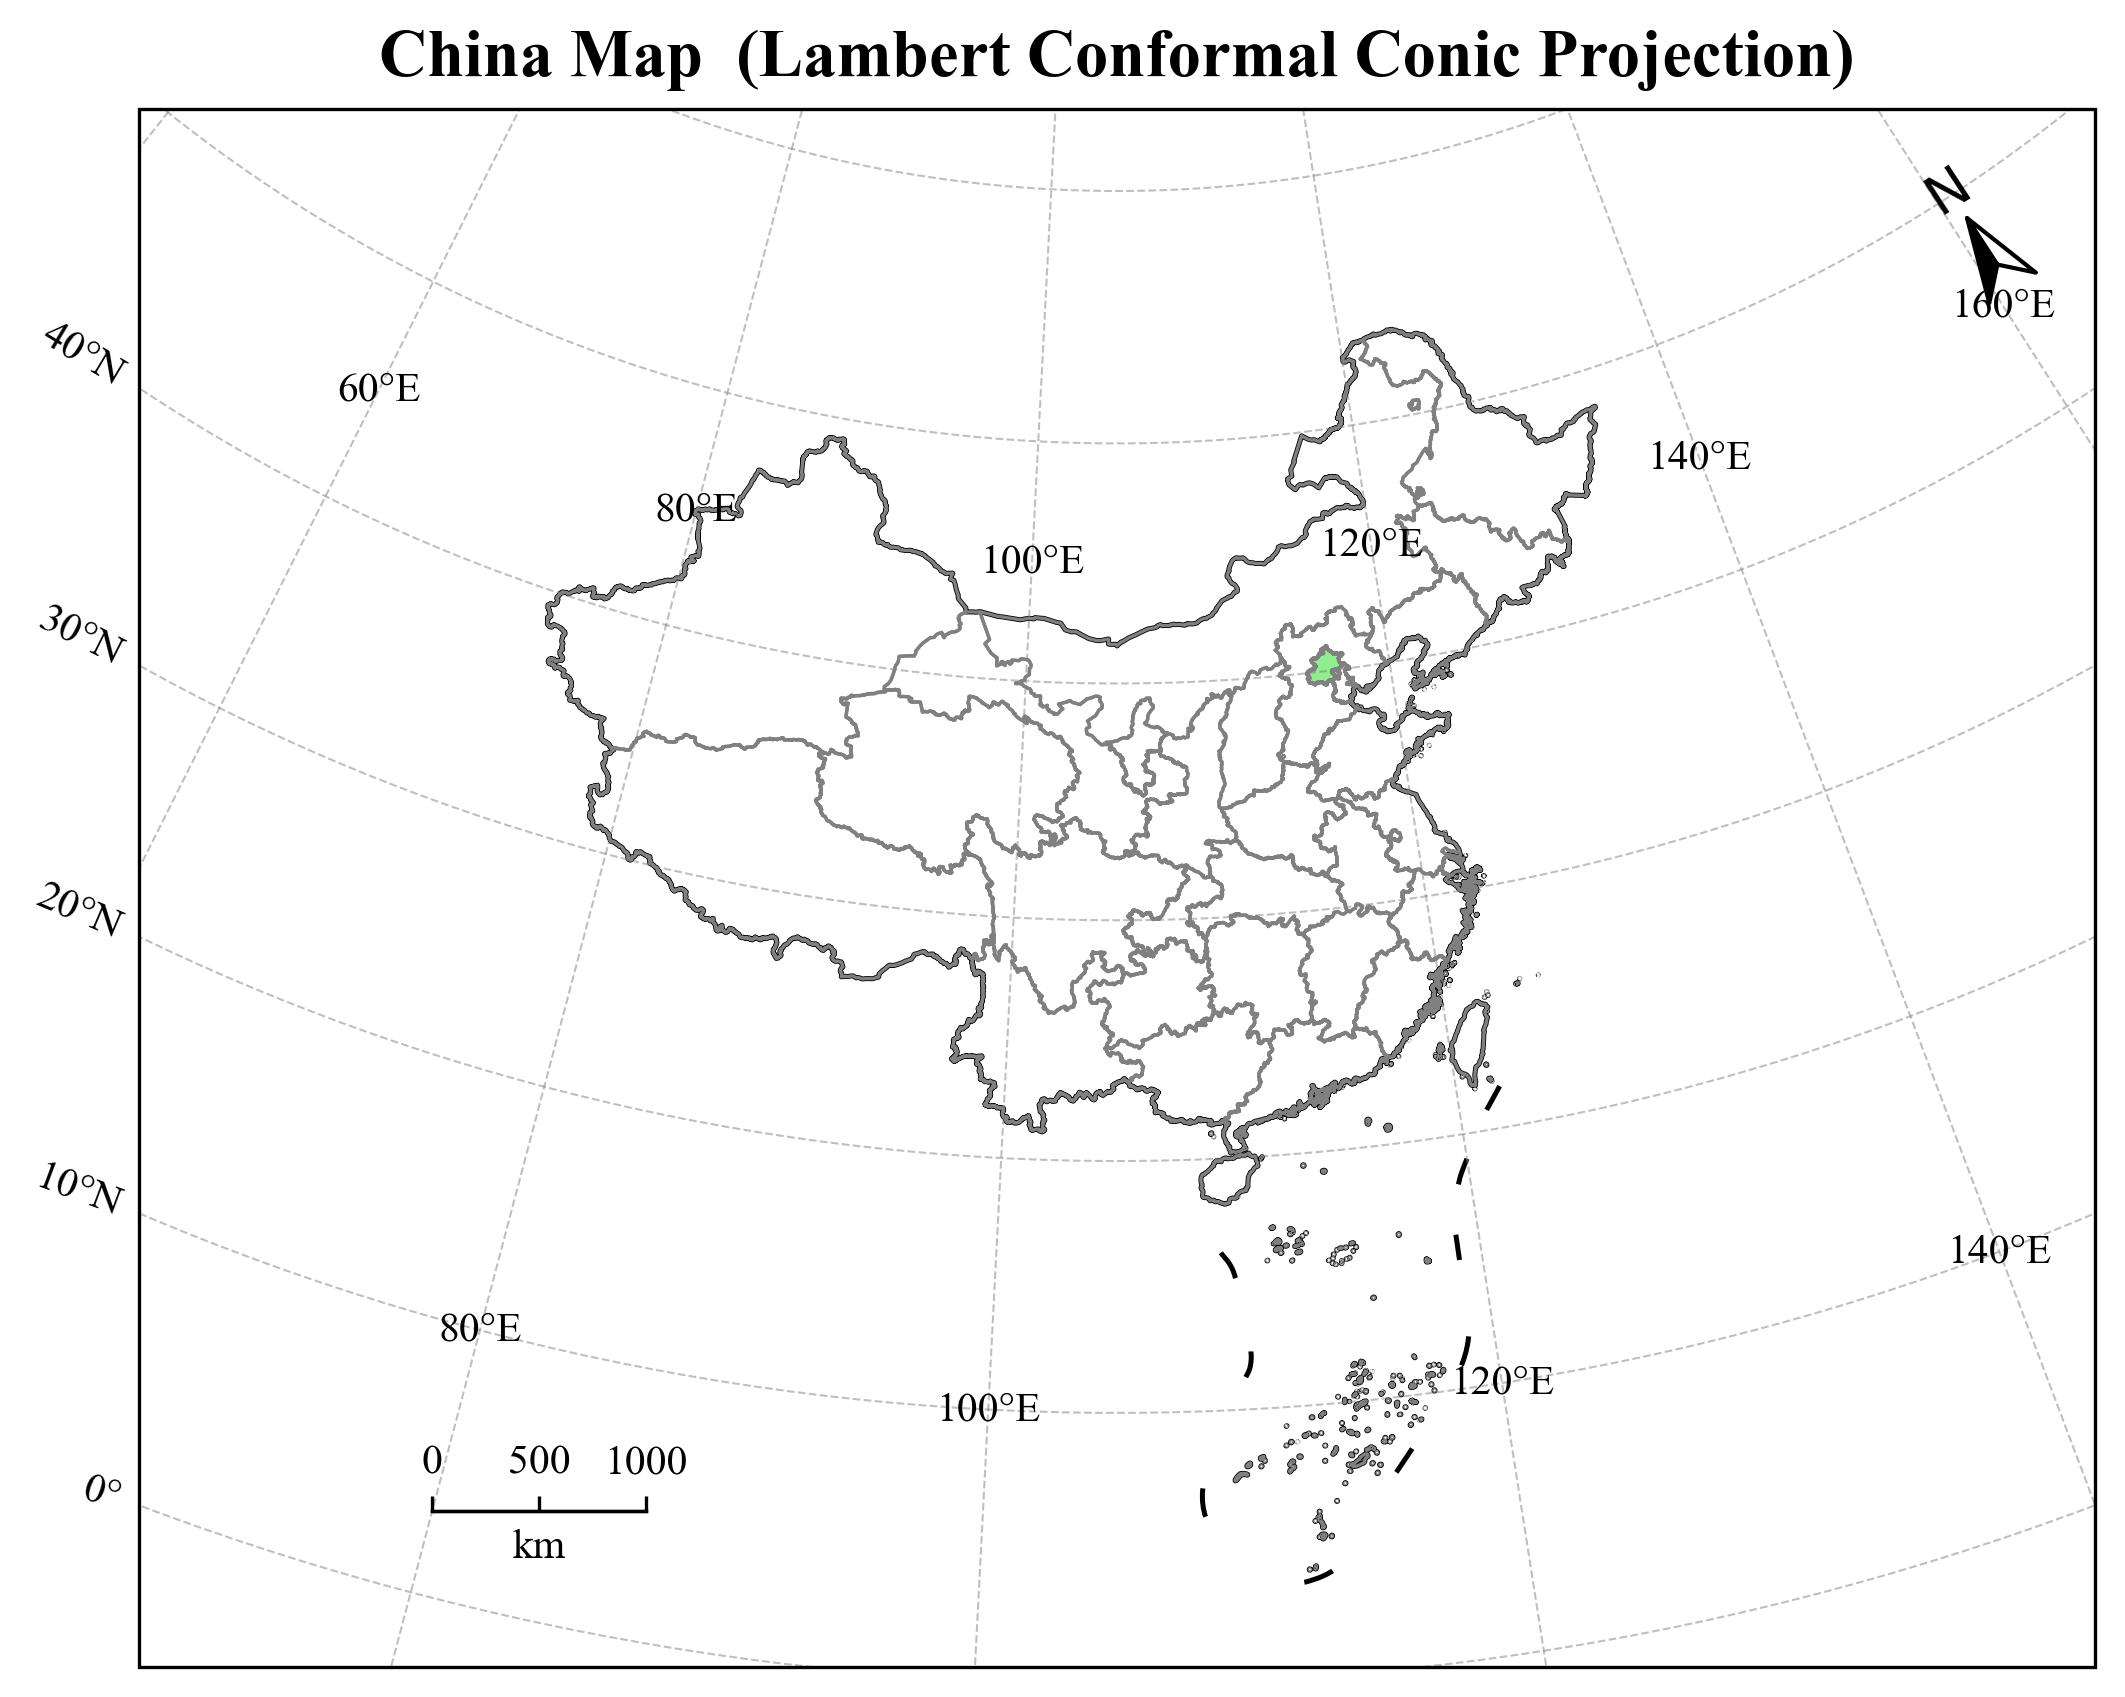

Reproduce this figure in Python.
import matplotlib.pyplot as plt
import cartopy.crs as ccrs
import frykit.plot as fplt

# 1. 创建地图，使用 Lambert Conformal Conic 投影
# 参数说明：central_longitude=105 (中央经线), standard_parallels=(25, 47) (标准纬线)
proj = ccrs.LambertConformal(central_longitude=105, standard_parallels=(25, 47))
fig, ax = plt.subplots(figsize=(10, 8), subplot_kw={'projection': proj})

# 2. 设置地图范围（中国区域）
ax.set_extent([70, 140, 0, 60], crs=ccrs.PlateCarree())

# 3. 绘制国界
fplt.add_cn_border(ax, linewidth=1.2, ec='black')

# 4. 绘制省界（所有省份，默认无填充）
fplt.add_cn_province(ax, linewidth=0.8, ec='gray', fc='none')

# 5. 单独为北京市填充浅绿色
# 注意：frykit 的省名使用中文全称
fplt.add_cn_province(ax, ['北京市'], fc='lightgreen', ec='gray', linewidth=0.8)

# 6. 绘制南海九段线（南海小图）
# 注意：frykit 使用 add_cn_line 方法绘制九段线
fplt.add_cn_line(ax, linewidth=1.2, ec='black')

# 7. 添加指北针（位置在右上角，基于 Axes 坐标系）
fplt.add_compass(ax, 0.95, 0.9, size=20)

# 8. 添加比例尺（长度 1000 km，位置在左下角）
scale_bar = fplt.add_scale_bar(ax, 0.15, 0.1, length=1000)
scale_bar.set_xticks([0, 500, 1000])  # 设置刻度
scale_bar.set_xlabel('km', fontfamily='Times New Roman')
scale_bar.tick_params(labelsize=10)
for label in scale_bar.get_xticklabels():
    label.set_fontfamily('Times New Roman')

# 9. 添加经纬度网格
gl = ax.gridlines(
    crs=ccrs.PlateCarree(),
    draw_labels=True,
    linewidth=0.5,
    color='gray',
    alpha=0.5,
    linestyle='--'
)
gl.top_labels = False    # 关闭顶部标签
gl.right_labels = False  # 关闭右侧标签
gl.xlabel_style = {'size': 10, 'fontfamily': 'Times New Roman'}
gl.ylabel_style = {'size': 10, 'fontfamily': 'Times New Roman'}

# 10. 显示地图
plt.title('China Map  (Lambert Conformal Conic Projection)', fontsize=16, fontweight='bold', fontfamily='Times New Roman', pad=8)
plt.tight_layout(pad=1.0)  # 减小边距，使图片更紧凑
plt.savefig('china-test.png', dpi=300, bbox_inches='tight')  # bbox_inches='tight' 进一步减少空白边距
plt.show()